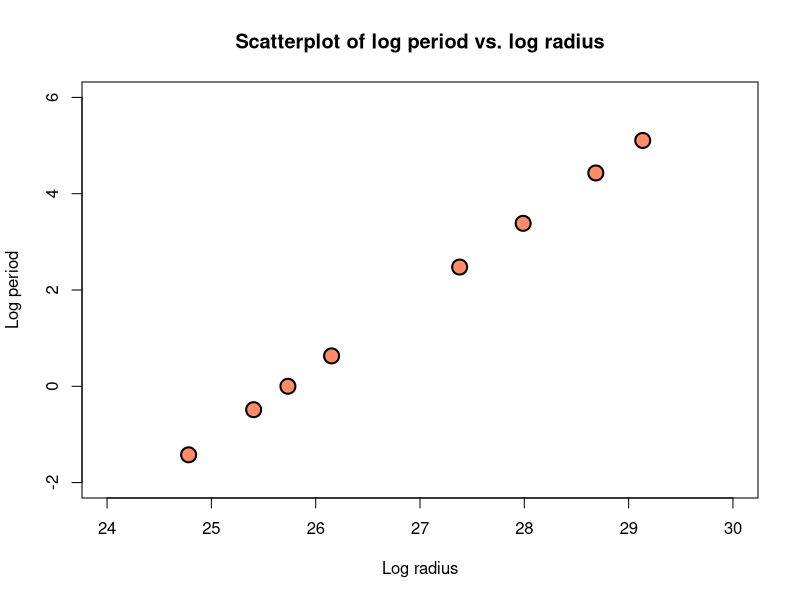
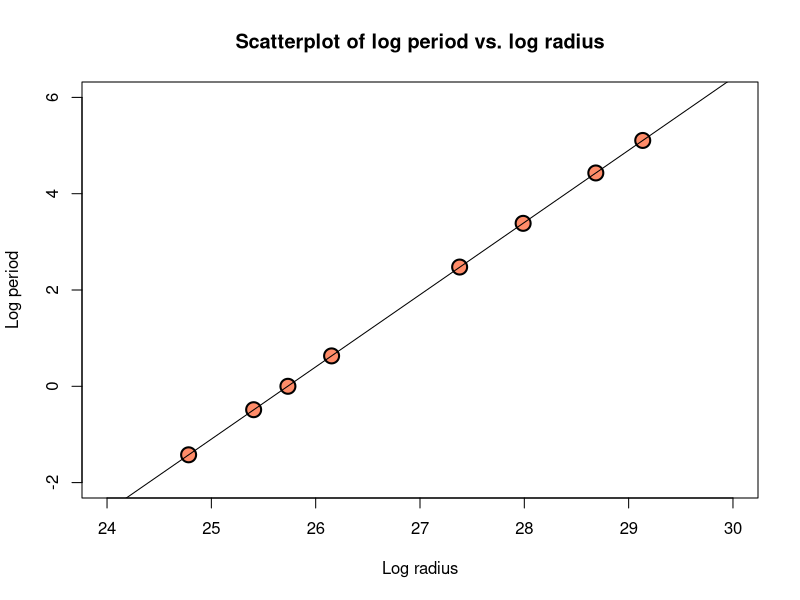
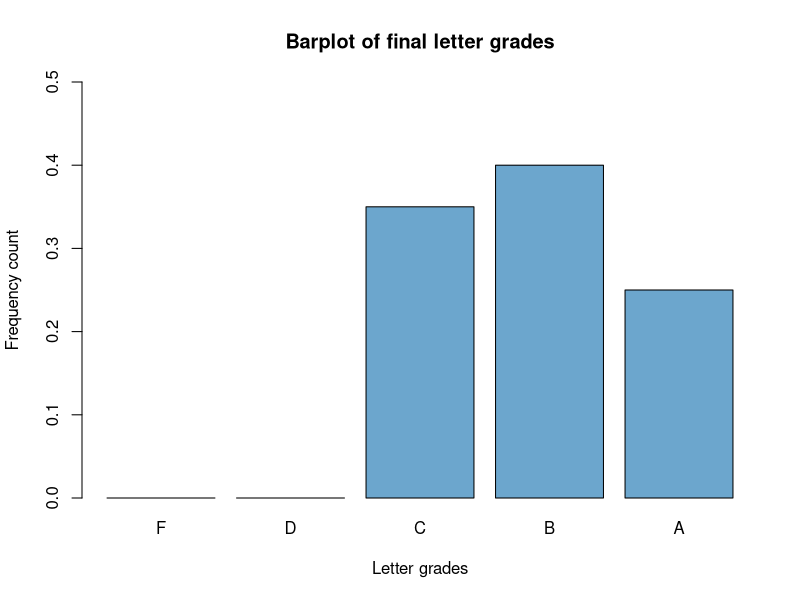

Source code (R) for these figures, in order:
## ---- chunk 1
data.frame.reporter <- function( input.data.frame ) {
    
    number.of.columns <- ncol( input.data.frame )
    
    number.of.rows <- nrow( input.data.frame )
    
    column.names.vector <- names( input.data.frame )
    
    cat( "Number of columns:", number.of.columns, "\n" )
    
    cat( "Number of rows:", number.of.rows, "\n" )
    
    for( column.name in column.names.vector ) {
        
        current.column <-
            input.data.frame[[ column.name ]]
        
        cat( "\nColumn name:", column.name, "\n" )
        
        column.class <-
            class( current.column )
        
        cat( "Column class:", column.class, "\n" )
        
        if( is.numeric( current.column ) ) {
            
            cat( 
                "\tSample mean:", 
                round( 
                    mean( current.column, na.rm = TRUE ), 
                    2
                ),
                "\n"
            )
            
            cat( "\tSample standard deviation:",
                 round( sd( current.column, na.rm = TRUE ), 2 ), "\n" )
            
            cat( "\tSample minimum:",
                 round( min( current.column, na.rm = TRUE ), 2 ), "\n" )
            
            cat( "\tSample maximum:",
                 round( max( current.column, na.rm = TRUE ), 2 ), "\n" )
            
        } else if( is.logical( current.column ) ) {
            
                cat( "\tProportion true:",
                      mean( current.column, na.rm = TRUE ), "\n" )
            
        } else {
            
            unique.values <-
                unique( current.column )
            
            cat( "\tNumber of unique values:",
                 length( unique.values ), "\n" )
            
            for( index in 1:3 ) {
                
                cat( "\t\t",
                     index,
                     ". ",
                     unique.values[ index ],
                     "\n",
                     sep = "" )
                
            }
        }
        
        cat( "\n\tNumber of missing items:",
             sum( is.na( current.column ) ),
             "\n" )
    }
}
## ---- chunk 2
problem.1.data.frame <-
    read.csv(
        "../Problem Set 8 Data/Problem 1 Data.csv"
    )
## ---- chunk 3
data.frame.reporter( problem.1.data.frame )
## ---- chunk 4
initial.loan.amount <- 200000

number.of.payments <- 10

interest.rate <- 0.028
## ---- chunk 5
discount.factor <-
    1 / (1 + interest.rate)
## ---- chunk 6
payment.amount <-
    interest.rate * initial.loan.amount /
    (1 - discount.factor^number.of.payments)

cat(
    "Payment amount:",
    formatC(
        payment.amount,
        format = "f",
        digits = 2
    )
)
## ---- chunk 7
loan.balance.at.start.of.year.vector <-
    numeric( number.of.payments )

loan.balance.at.end.of.year.before.payment.vector <-
    numeric( number.of.payments )

loan.balance.at.end.of.year.after.payment.vector <-
    numeric( number.of.payments )

current.balance <-
    initial.loan.amount

for( year.index in 1:number.of.payments ) {
    
    loan.balance.at.start.of.year.vector[ year.index ] <-
        current.balance
    
    current.balance <-
        (1 + interest.rate) * current.balance
    
    loan.balance.at.end.of.year.before.payment.vector[ year.index ] <-
        current.balance
    
    current.balance <-
        current.balance - payment.amount
    
    loan.balance.at.end.of.year.after.payment.vector[ year.index ] <-
        current.balance
}
## ---- chunk 8
data.frame(
    "Start of year" =
        formatC(
            loan.balance.at.start.of.year.vector,
            format = "f",
            digits = 2
        ),
    "End of year, before payment" =
        formatC(
            loan.balance.at.end.of.year.before.payment.vector,
            format = "f",
            digits = 2
        ),
    "End of year, after payment" =
        formatC(
            loan.balance.at.end.of.year.after.payment.vector,
            format = "f",
            digits = 2
        )
)
## ---- chunk 9
planets.data.frame <-
  read.csv(
      "../Problem Set 8 Data/Problem 4 Data.csv",
      stringsAsFactors = TRUE
  )

planets.data.frame
## ---- chunk 10
log.radius.vector <-
  log( planets.data.frame$mean.distance.from.sun )

round( head( log.radius.vector ), digits = 2 )
## ---- chunk 11
log.period.vector <-
  log( planets.data.frame$period )

round( head( log.period.vector ), digits = 2 )
## ---- chunk 12
plot(
  x = log.radius.vector,
  y = log.period.vector,
  xlim = c(24, 30),
  ylim = c(-2, 6),
  main = "Scatterplot of log period vs. log radius",
  xlab = "Log radius",
  ylab = "Log period",
  pch = 21,
  cex = 2,
  lwd = 2,
  bg = "salmon1"
)
## ---- chunk 13
linear.model <-
  lm( log.period.vector ~ log.radius.vector )

summary( linear.model )
## ---- chunk 14
plot(
  x = log.radius.vector,
  y = log.period.vector,
  xlim = c(24, 30),
  ylim = c(-2, 6),
  main = "Scatterplot of log period vs. log radius",
  xlab = "Log radius",
  ylab = "Log period",
  pch = 21,
  cex = 2,
  lwd = 2,
  bg = "salmon1"
)

abline( linear.model )
## ---- chunk 15
babe.ruth.annual.batting.statistics.data.frame <-
  read.csv(
    file = "../Problem Set 8 Data/Baseball Data/Babe Ruth Annual Batting Data.csv"
  )
## ---- chunk 16
babe.ruth.career.total.hits <-
  sum( babe.ruth.annual.batting.statistics.data.frame$H )

cat(
  "Babe Ruth career total hits:",
  formatC(
    babe.ruth.career.total.hits,
    format = "f",
    digits = 0,
    big.mark = ","
  )
)
## ---- chunk 17
babe.ruth.career.total.at.bats <-
  sum( babe.ruth.annual.batting.statistics.data.frame$AB )

cat(
  "Babe Ruth career total at-bats:",
  formatC(
    babe.ruth.career.total.at.bats,
    format = "f",
    digits = 0,
    big.mark = ","
  )
)
## ---- chunk 18
babe.ruth.career.batting.average <-
  babe.ruth.career.total.hits /
  babe.ruth.career.total.at.bats

babe.ruth.career.batting.average.character.string <-
  formatC(
    babe.ruth.career.batting.average,
    format = "f",
    digits = 3
  )

babe.ruth.formatted.career.batting.average.character.string <-
  substr(
    babe.ruth.career.batting.average.character.string,
    start = 2,
    stop = 5
  )

cat(
  "Babe Ruth career batting average:",
  babe.ruth.formatted.career.batting.average.character.string
)
## ---- chunk 19
ted.williams.annual.batting.statistics.data.frame <-
  read.csv(
    file = "../Problem Set 8 Data/Baseball Data/Ted Williams Annual Batting Data.csv"
  )
## ---- chunk 20
ted.williams.career.total.hits <-
  sum( ted.williams.annual.batting.statistics.data.frame$H )

cat(
  "Ted Williams career total hits:",
  formatC(
    ted.williams.career.total.hits,
    format = "f",
    digits = 0,
    big.mark = ","
  )
)
## ---- chunk 21
ted.williams.career.total.bases.on.balls <-
  sum( ted.williams.annual.batting.statistics.data.frame$BB )

cat(
  "Ted Williams career total bases on balls:",
  formatC(
    ted.williams.career.total.bases.on.balls,
    format = "f",
    digits = 0,
    big.mark = ","
  )
)
## ---- chunk 22
ted.williams.career.total.hit.by.a.pitch <-
  sum( ted.williams.annual.batting.statistics.data.frame$HBP )

cat(
  "Ted Williams career total hit by pitch:",
  formatC(
    ted.williams.career.total.hit.by.a.pitch,
    format = "f",
    digits = 0,
    big.mark = ","
  )
)
## ---- chunk 23
ted.williams.career.total.at.bats <-
  sum( ted.williams.annual.batting.statistics.data.frame$AB )

cat(
  "Ted Williams career total at-bats:",
  formatC(
    ted.williams.career.total.at.bats,
    format = "f",
    digits = 0,
    big.mark = ","
  )
)
## ---- chunk 24
ted.williams.career.total.sacrifice.flies <-
  sum(
    ted.williams.annual.batting.statistics.data.frame$SF,
    na.rm = TRUE
  )

cat(
  "Ted Williams career total sacrifice flies:",
  formatC(
    ted.williams.career.total.sacrifice.flies,
    format = "f",
    digits = 0,
    big.mark = ","
  )
)
## ---- chunk 25
ted.williams.career.on.base.percentage <-
  (ted.williams.career.total.hits +
     ted.williams.career.total.bases.on.balls +
     ted.williams.career.total.hit.by.a.pitch) /
  (ted.williams.career.total.at.bats +
     ted.williams.career.total.bases.on.balls +
     ted.williams.career.total.hit.by.a.pitch +
     ted.williams.career.total.sacrifice.flies)

ted.williams.career.on.base.percentage.character.string <-
  formatC(
    ted.williams.career.on.base.percentage,
    format = "f",
    digits = 3
  )

ted.williams.career.on.base.percentage.formatted.character.string <-
  substr(
    ted.williams.career.on.base.percentage.character.string,
    start = 2,
    stop = 5
  )

cat(
  "Ted Williams career on-base percentage:",
  ted.williams.career.on.base.percentage.formatted.character.string
)
## ---- chunk 26
willie.mays.annual.batting.statistics.data.frame <-
  read.csv(
    file = "../Problem Set 8 Data/Baseball Data/Willie Mays Annual Batting Data.csv"
  )

names( willie.mays.annual.batting.statistics.data.frame)
## ---- chunk 27
willie.mays.career.total.hits <-
  sum( willie.mays.annual.batting.statistics.data.frame$H )

cat(
  "Willie Mays career total hits:",
  formatC(
    willie.mays.career.total.hits,
    format = "f",
    digits = 0,
    big.mark = ","
  )
)
## ---- chunk 28
willie.mays.career.total.doubles <-
  sum( willie.mays.annual.batting.statistics.data.frame$X2B )

cat(
  "Willie Mays career total doubles:",
  formatC(
    willie.mays.career.total.doubles,
    format = "f",
    digits = 0,
    big.mark = ","
  )
)
## ---- chunk 29
willie.mays.career.total.triples <-
  sum( willie.mays.annual.batting.statistics.data.frame$X3B )

cat(
  "Willie Mays career total triples:",
  formatC(
    willie.mays.career.total.triples,
    format = "f",
    digits = 0,
    big.mark = ","
  )
)
## ---- chunk 30
willie.mays.career.total.home.runs <-
  sum( willie.mays.annual.batting.statistics.data.frame$HR )

cat(
  "Willie Mays career total home runs:",
  formatC(
    willie.mays.career.total.home.runs,
    format = "f",
    digits = 0,
    big.mark = ","
  )
)
## ---- chunk 31
willie.mays.career.total.singles <-
  willie.mays.career.total.hits -
  (willie.mays.career.total.doubles +
     willie.mays.career.total.triples +
     willie.mays.career.total.home.runs)
## ---- chunk 32
willie.mays.career.total.at.bats <-
  sum( willie.mays.annual.batting.statistics.data.frame$AB )

cat(
  "Willie Mays career total at-bats:",
  formatC(
    willie.mays.career.total.at.bats,
    format = "f",
    digits = 0,
    big.mark = ","
  )
)
## ---- chunk 33
willie.mays.career.total.bases <-
  (1 * willie.mays.career.total.singles) +
  (2 * willie.mays.career.total.doubles) +
  (3 * willie.mays.career.total.triples) +
  (4 * willie.mays.career.total.home.runs)
## ---- chunk 34
willie.mays.career.slugging.percentage <-
  willie.mays.career.total.bases /
  willie.mays.career.total.at.bats

willie.mays.career.slugging.percentage.character.string <-
  formatC(
    willie.mays.career.slugging.percentage,
    format = "f",
    digits = 3
  )

willie.mays.career.slugging.percentage.formatted.character.string <-
  substr(
    willie.mays.career.slugging.percentage.character.string,
    start = 2,
    stop = 5
  )
  
cat(
  "Willie Mays career slugging percentage:",
  willie.mays.career.slugging.percentage.formatted.character.string
)
## ---- chunk 35
problem.6.data.frame <-
  read.csv(
    file = "../Problem Set 8 Data/Problem 6 Data.csv"
  )

head( problem.6.data.frame )
## ---- chunk 36
registration.status.vector <-
  substr(
    x = problem.6.data.frame$Registration.status,
    start = 9,
    stop = 13
  )

head( registration.status.vector, n = 8 )
## ---- chunk 37
problem.set.raw.score.vector <-
  problem.6.data.frame$Problem.Set.0 +
  problem.6.data.frame$Problem.Set.1 +
  problem.6.data.frame$Problem.Set.2 +
  problem.6.data.frame$Problem.Set.3 +
  problem.6.data.frame$Problem.Set.4 +
  problem.6.data.frame$Problem.Set.5 +
  problem.6.data.frame$Problem.Set.6 +
  problem.6.data.frame$Problem.Set.7 +
  problem.6.data.frame$Problem.Set.8 +
  problem.6.data.frame$Problem.Set.9 +
  problem.6.data.frame$Problem.Set.10

problem.set.raw.score.vector
## ---- chunk 38
problem.set.raw.score.data.frame <-
    problem.6.data.frame[
        c( "Problem.Set.0", "Problem.Set.1", "Problem.Set.2",
           "Problem.Set.3", "Problem.Set.4", "Problem.Set.5",
           "Problem.Set.6", "Problem.Set.7", "Problem.Set.8",
           "Problem.Set.9", "Problem.Set.10" )
    ]

problem.set.raw.score.vector <-
    rowSums( problem.set.raw.score.data.frame )

problem.set.raw.score.vector
## ---- chunk 39
midterm.assessment.raw.score.vector <-
  problem.6.data.frame$Midterm.Assessment

midterm.assessment.raw.score.vector
## ---- chunk 40
comprehensive.assessment.raw.score.vector <-
  problem.6.data.frame$Comprehensive.Assessment

comprehensive.assessment.raw.score.vector
## ---- chunk 41
problem.set.standardized.score.vector <-
  problem.set.raw.score.vector / 68 * 100
## ---- chunk 42
midterm.assessment.standardized.score.vector <-
  midterm.assessment.raw.score.vector / 80 * 100
## ---- chunk 43
comprehensive.assessment.standardized.score.vector <-
  comprehensive.assessment.raw.score.vector / 80 * 100
## ---- chunk 44
preliminary.score.1.vector <-
  (0.2 * problem.set.standardized.score.vector) +
  (0.3 * midterm.assessment.standardized.score.vector) +
  (0.5 * comprehensive.assessment.standardized.score.vector)
## ---- chunk 45
preliminary.score.2.vector <-
  (0.35 * midterm.assessment.standardized.score.vector) +
  (0.65 * comprehensive.assessment.standardized.score.vector)
## ---- chunk 46
graduate.course.score.vector <-
  ifelse(
    preliminary.score.1.vector > preliminary.score.2.vector,
    preliminary.score.1.vector,
    preliminary.score.2.vector
  )
## ---- chunk 47
final.course.score.vector <-
  ifelse(
    registration.status.vector == "Under",
    4/3 * graduate.course.score.vector,
    graduate.course.score.vector
  )

final.course.score.vector
## ---- chunk 48
letter.grades.vector <-
  cut(
    final.course.score.vector,
    breaks = c(-Inf, 60, 70, 80, 90, Inf),
    labels = c( "F", "D", "C", "B", "A" ),
    right = FALSE
  )
## ---- chunk 49
letter.grades.relative.proportions.table <-
  proportions(
      table( letter.grades.vector )
  )

letter.grades.relative.proportions.table
## ---- chunk 50
barplot(
  letter.grades.relative.proportions.table,
  ylim = c(0, 0.5),
  main = "Barplot of final letter grades",
  xlab = "Letter grades",
  ylab = "Frequency count",
  col = "skyblue3"
)
